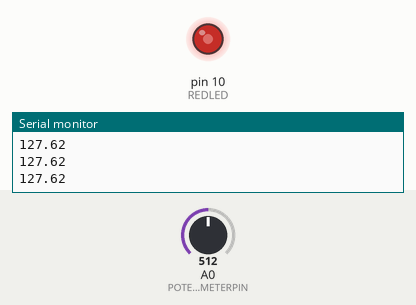
Recording of a sketch running on a simulated Arduino Uno, built with avr-gcc and run on an emulated ATmega328P. On the bench: output pins drawn as LEDs (lit = HIGH), the last lines printed to the serial monitor. The test bench sets the inputs (shaded band); at power-on: A0 (POTENTIOMETERPIN) = 512.

Above: at 1.2 s.
1.3 s: A0 (POTENTIOMETERPIN) set to 716
At 2.5 s:
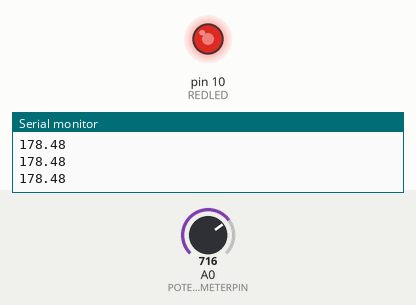
2.9 s: A0 (POTENTIOMETERPIN) set to 900
At 4.3 s:
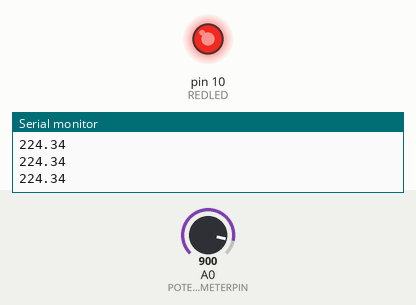
4.6 s: A0 (POTENTIOMETERPIN) set to 122
At 5.4 s:
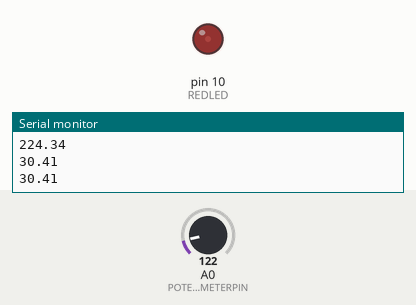
6.4 s: A0 (POTENTIOMETERPIN) set to 0
At 7.4 s:
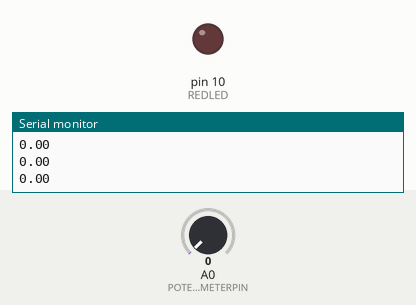
8.1 s: A0 (POTENTIOMETERPIN) set to 511
At 9.4 s:
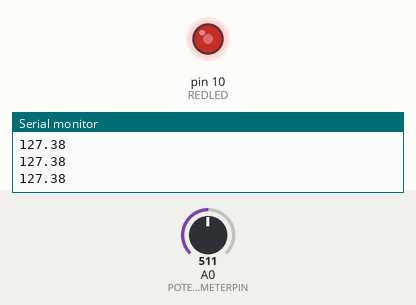
Timing chart, 0 to 10.9 s (numbered marks = the images above; inputs shaded):
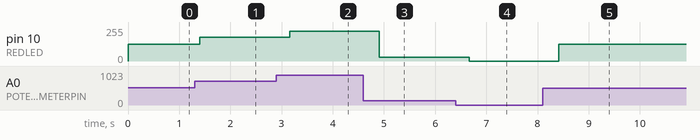

Measured:
- after the input at 1.3 s, pin 10 (REDLED): 127/255 → 178/255 after 0.10 s
- after the input at 2.9 s, pin 10 (REDLED): 178/255 → 224/255 after 0.26 s
- after the input at 4.6 s, pin 10 (REDLED): 224/255 → 30/255 after 0.31 s
- after the input at 6.4 s, pin 10 (REDLED): 30/255 → 0/255 after 0.26 s
- after the input at 8.1 s, pin 10 (REDLED): 0/255 → 127/255 after 0.31 s

The sketch:

Lesson_14_-_Dimmable_LED_Project.ino
```cpp
//Declaring Variables
int POTENTIOMETERPIN = A0;
int REDLED = 10;
int POTENTIOMETERVAL;
float BRIGHTNESSVAL;
int DELAY = 350;

void setup() {
  //Starting LED
  pinMode(REDLED, OUTPUT);
  //Starting Potentiometer pin
  pinMode(POTENTIOMETERPIN, INPUT);
  //Starting serial port
  Serial.begin(9600);

}

void loop() {
  //Reading Potentiometer Value
  POTENTIOMETERVAL = analogRead(POTENTIOMETERPIN);
  //Converting potentiometer value into Brightness value
  BRIGHTNESSVAL = (255. / 1023.) * POTENTIOMETERVAL;
  //Giving Red LED the converted brightness
  analogWrite(REDLED, BRIGHTNESSVAL);
  //Printing brightness value on serial port
  Serial.println(BRIGHTNESSVAL);
  delay(DELAY);

}
```
